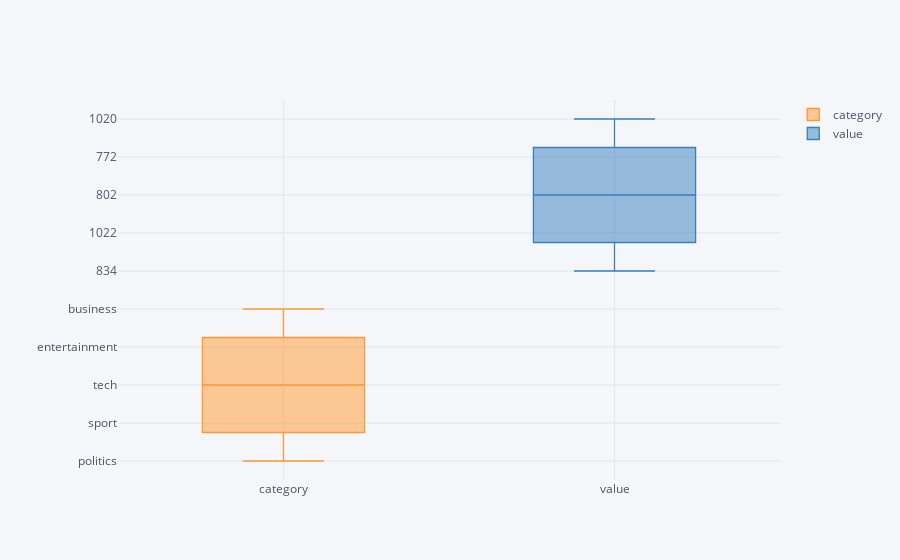

Notebook code cell kept with this figure:
### Markdown cell above
## Distribution of Category and its Values

### Code cell
pd.DataFrame({"category":ct.keys(), "value":ct.values()}).iplot(kind='box')

### Figure 1 — Plotly figure (JSON) as saved in the notebook; plotly's stock layout.template omitted (floating-point values rounded to 4 significant figures)
{"data": [{"boxpoints": false, "line": {"width": 1.3}, "marker": {"color": "rgba(255, 153, 51, 1.0)"}, "name": "category", "orientation": "v", "type": "box", "y": ["politics", "sport", "tech", "entertainment", "business"]}, {"boxpoints": false, "line": {"width": 1.3}, "marker": {"color": "rgba(55, 128, 191, 1.0)"}, "name": "value", "orientation": "v", "type": "box", "y": [834, 1022, 802, 772, 1020]}], "layout": {"legend": {"bgcolor": "#F5F6F9", "font": {"color": "#4D5663"}}, "paper_bgcolor": "#F5F6F9", "plot_bgcolor": "#F5F6F9", "title": {"font": {"color": "#4D5663"}}, "xaxis": {"gridcolor": "#E1E5ED", "showgrid": true, "tickfont": {"color": "#4D5663"}, "title": {"font": {"color": "#4D5663"}, "text": ""}, "zerolinecolor": "#E1E5ED"}, "yaxis": {"gridcolor": "#E1E5ED", "showgrid": true, "tickfont": {"color": "#4D5663"}, "title": {"font": {"color": "#4D5663"}, "text": ""}, "zerolinecolor": "#E1E5ED"}}}
